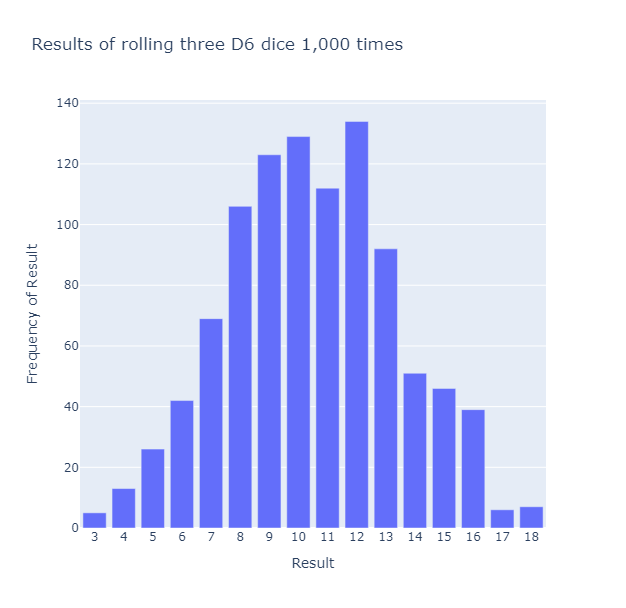

Source code (Python):
from plotly.graph_objs import Bar, Layout
from plotly import offline

from die import Die

die_1 = Die(6)

results = []
for roll_num in range(1_000):
    result = die_1.roll() + die_1.roll() + die_1.roll()
    results.append(result)

frequencies = []
max_result = die_1.num_sides + die_1.num_sides + die_1.num_sides
poss_results = range(3, max_result + 1)

for value in poss_results:
    frequency = results.count(value)
    frequencies.append(frequency)

x_values = list(poss_results)
data = [Bar(x = x_values, y = frequencies)]

x_axis_config = {'title': 'Result', 'dtick': 1}
y_axis_config = {'title': 'Frequency of Result'}
my_layout = Layout(title = 'Results of rolling three D6 dice 1,000 times', xaxis = x_axis_config, yaxis = y_axis_config)
offline.plot({'data': data, 'layout': my_layout}, filename='15-7.html')
